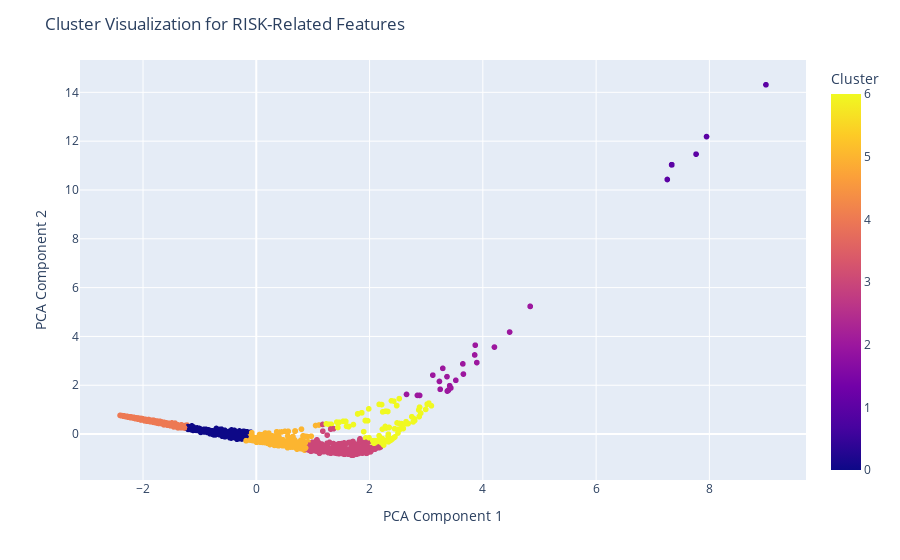

Write notebook code for a chart like this one.
### Code cell
fig

### Figure 1 — Plotly figure (JSON) as saved in the notebook; plotly's stock layout.template omitted (floating-point values rounded to 4 significant figures; data arrays with more than 128 entries replaced by an {"elided": "..."} marker saying what was removed)
{"data": [{"customdata": {"elided": "2960x2 mixed values"}, "hovertemplate": "PCA1=%{x}<br>PCA2=%{y}<br>County=%{customdata[0]}<br>FIPS=%{customdata[1]}<br>Cluster=%{marker.color}<extra></extra>", "legendgroup": "", "marker": {"color": {"elided": "2960 int values"}, "coloraxis": "coloraxis", "symbol": "circle"}, "mode": "markers", "name": "", "showlegend": false, "type": "scattergl", "x": {"elided": "2960 float values"}, "xaxis": "x", "y": {"elided": "2960 float values"}, "yaxis": "y"}], "layout": {"coloraxis": {"colorbar": {"title": {"text": "Cluster"}}, "colorscale": [[0, "#0d0887"], [0.1111, "#46039f"], [0.2222, "#7201a8"], [0.3333, "#9c179e"], [0.4444, "#bd3786"], [0.5556, "#d8576b"], [0.6667, "#ed7953"], [0.7778, "#fb9f3a"], [0.8889, "#fdca26"], [1, "#f0f921"]]}, "legend": {"tracegroupgap": 0}, "margin": {"t": 60}, "title": {"text": "Cluster Visualization for RISK-Related Features"}, "xaxis": {"anchor": "y", "domain": [0, 1], "title": {"text": "PCA Component 1"}}, "yaxis": {"anchor": "x", "domain": [0, 1], "title": {"text": "PCA Component 2"}}}}
